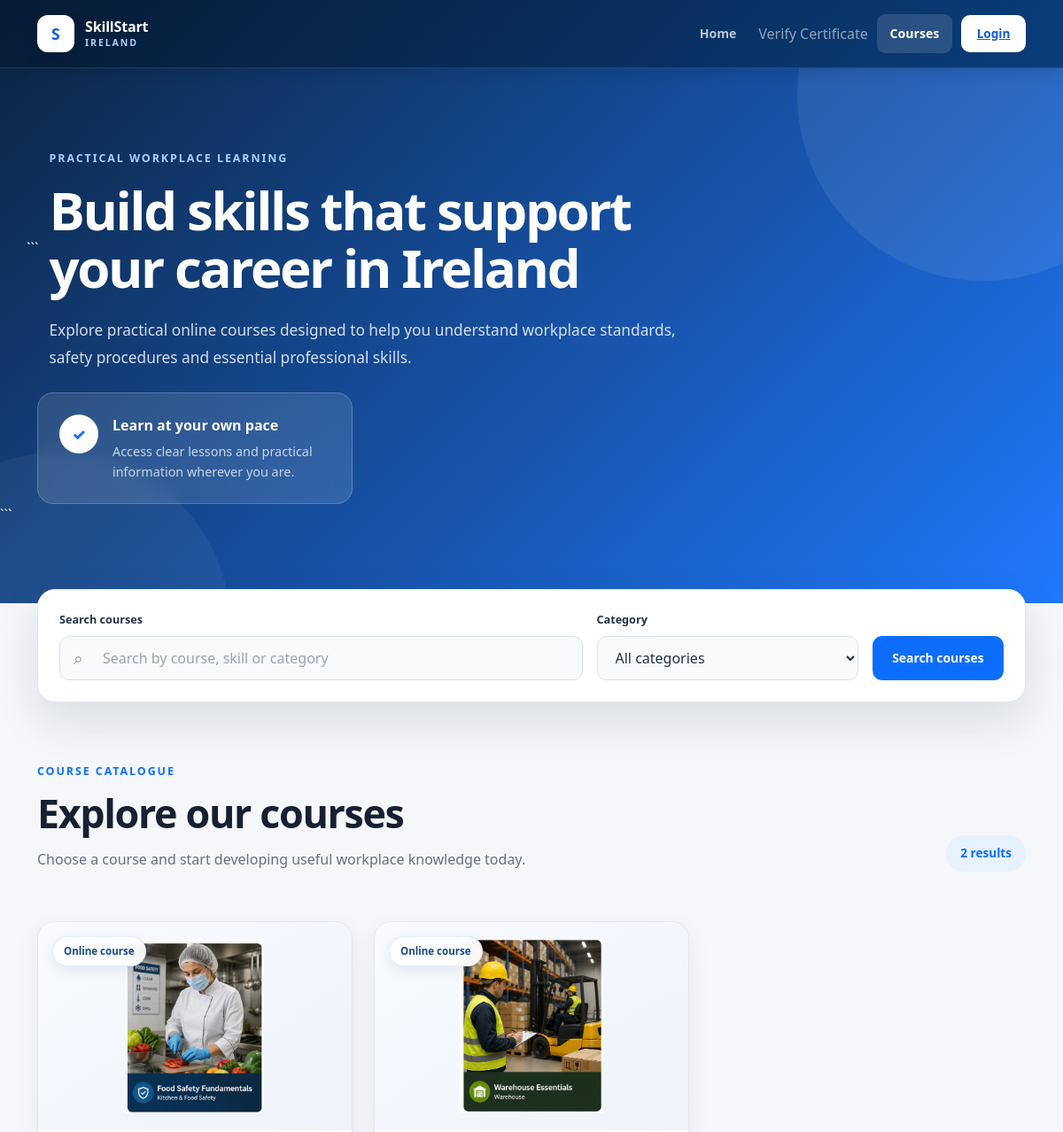
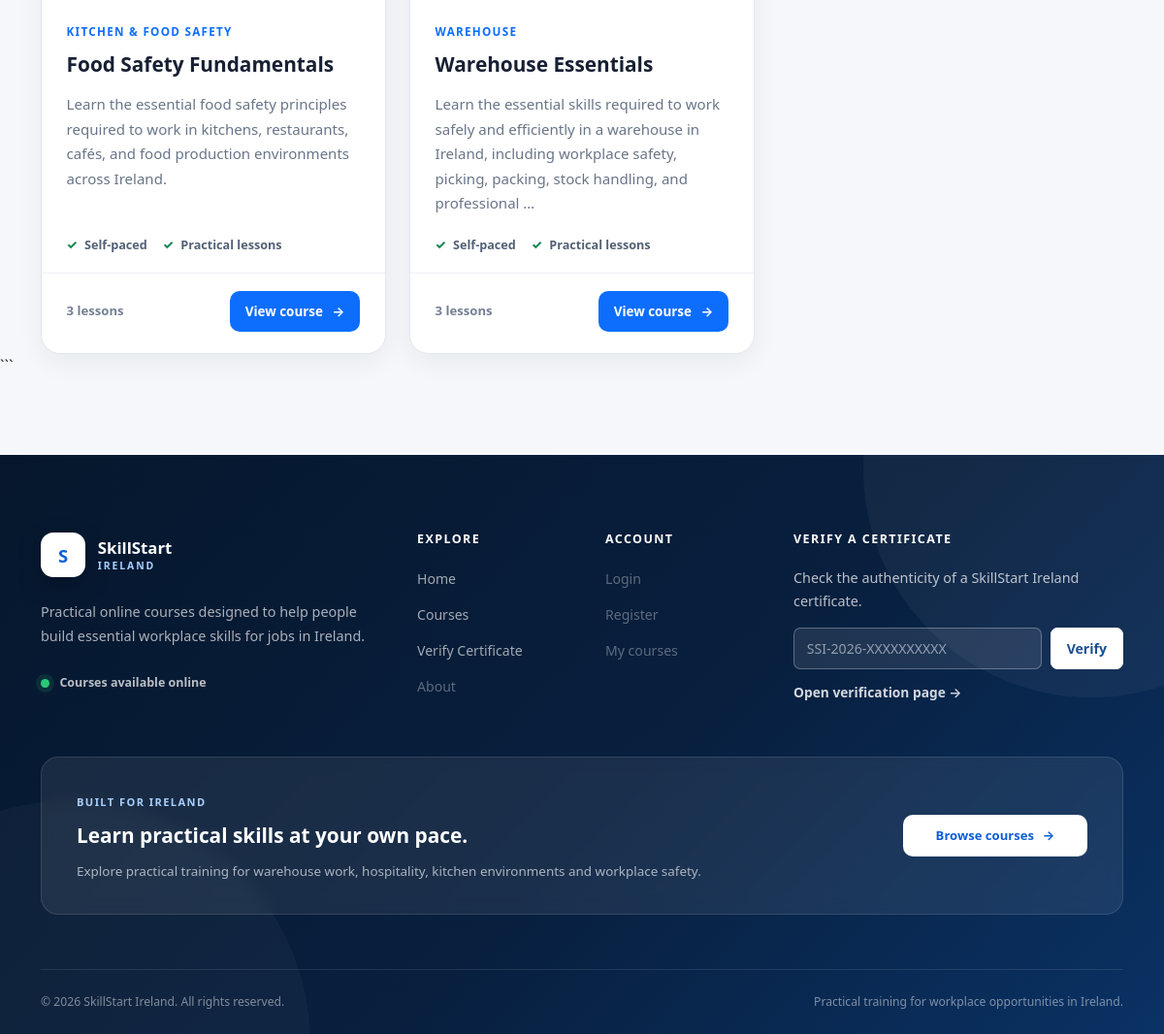
Page /courses/ on the committed database (2 pictures, top to bottom).
### courses/models.py (models this page shows, shortened)
class Course(models.Model):
    category = models.ForeignKey(
        Category,
        on_delete=models.CASCADE,
        related_name="courses",
    )
    title = models.CharField(
        max_length=150,
    )
    description = models.TextField()
    slug = models.SlugField(
        max_length=170,
        unique=True,
    )
    image = models.ImageField(
        upload_to="courses/",
        blank=True,
        null=True,
    )
    is_free = models.BooleanField(
        default=True,
    )
    price = models.DecimalField(
        max_digits=8,
        decimal_places=2,
        default=0,
    )
    currency = models.CharField(
        max_length=3,
        default="EUR",
    )
    is_published = models.BooleanField(
        default=False,
    )
    created_at = models.DateTimeField(
        auto_now_add=True,
    )
    class Meta:
        ordering = ("title",)

class Category(models.Model):
    name = models.CharField(
        max_length=100,
    )
    description = models.TextField(
        blank=True,
    )
    slug = models.SlugField(
        max_length=120,
        unique=True,
    )
    class Meta:
        verbose_name_plural = "Categories"
        ordering = ("name",)

### courses/views.py (the view, shortened to what this page needs)
def course_list(request):
    search_query = request.GET.get(
        "search",
        "",
    ).strip()
    selected_category = request.GET.get(
        "category",
        "",
    ).strip()
    courses = (
        Course.objects
        .filter(is_published=True)
        .select_related("category")
        .annotate(
            published_lesson_count=Count(
                "lessons",
                filter=Q(
                    lessons__is_published=True,
                ),
            ),
        )
        .order_by("title")
    )
    if selected_category:
        courses = courses.filter(
            category__slug=selected_category,
        )
    categories = (
        Category.objects
        .filter(
            courses__is_published=True,
        )
        .distinct()
        .order_by("name")
    )
    context = {
        "courses": courses,
        "categories": categories,
        "search_query": search_query,
        "selected_category": selected_category,
    }
    return render(
        request,
        "courses/course_list.html",
        context,
    )

### courses/templates/courses/course_list.html (shortened to what this page needs)
{% extends "base.html" %}
{% block content %}
<section class="courses-hero">
    <div class="container">
        <div class="row align-items-center g-4">
```
        <div class="col-12 col-lg-8">
            <span class="courses-hero-label">
                Practical workplace learning
            </span>
            <h1 class="courses-hero-title">
                Build skills that support your career in Ireland
            </h1>
            <p class="courses-hero-text">
                Explore practical online courses designed to help you
                understand workplace standards, safety procedures and
                essential professional skills.
            </p>
        </div>
        <div class="col-12 col-lg-4">
            <div class="courses-hero-info">
                <div class="courses-hero-info-icon">
                    ✓
                </div>
                <div>
                    <strong>Learn at your own pace</strong>
                    <p>
                        Access clear lessons and practical information
                        wherever you are.
                    </p>
                </div>
            </div>
        </div>
    </div>
</div>
```
</section>
<section class="courses-page-section">
    <div class="container">
    <div class="course-filter-panel">
        <form
            method="get"
            action="{% url 'courses:course_list' %}"
            class="course-filter-form"
        >
            <div class="course-search-group">
                <label
                    for="course-search"
                    class="course-filter-label"
                >
                    Search courses
                </label>
                <div class="course-search-input-wrapper">
                    <span
                        class="course-search-icon"
                        aria-hidden="true"
                    >
                    </span>
                    <input
                        type="search"
                        id="course-search"
                        name="search"
                        value="{{ search_query|default:'' }}"
                        class="course-search-input"
                        placeholder="Search by course, skill or category"
                    >
                </div>
            </div>
            <div class="course-category-group">
                <label
                    for="course-category"
                    class="course-filter-label"
                >
                    Category
                </label>
                <select
                    id="course-category"
                    name="category"
                    class="course-category-select"
                >
                    <option value="">
                        All categories
                    </option>
                </select>
            </div>
            <div class="course-filter-actions">
                <button
                    type="submit"
                    class="course-filter-button"
                >
                    Search courses
                </button>
            </div>
        </form>
    </div>
    <div class="courses-section-heading">
        <div>
            <span class="courses-section-label">
                Course catalogue
            </span>
            <h2 class="courses-section-title">
                Explore our courses
            </h2>
            <p class="courses-section-description">
                Choose a course and start developing useful workplace
                knowledge today.
            </p>
        </div>
        <div class="courses-total">
            {{ courses|length }}
            result{{ courses|length|pluralize }}
        </div>
    </div>
    <div class="row g-4 mt-2">
        {% for course in courses %}
            <div class="col-12 col-md-6 col-xl-4">
                <article class="professional-course-card">
                    <a
                        href="{% url 'courses:course_detail' course.slug %}"
                        class="course-card-image-link"
                        aria-label="View {{ course.title }}"
                    >
                        <div class="professional-course-image-wrapper">
                            {% if course.image %}
                                <img
                                    src="{{ course.image.url }}"
                                    alt="{{ course.title }}"
                                    class="professional-course-image"
                                >
                            {% else %}
                                <div class="professional-course-placeholder">
                                    <span>SkillStart Ireland</span>
                                </div>
                            {% endif %}
                            <span class="course-format-badge">
                                Online course
                            </span>
                        </div>
                    </a>
                    <div class="professional-course-body">
                        <div class="professional-course-category">
                            {{ course.category.name }}
                        </div>
                        <h3 class="professional-course-title">
                            <a href="{% url 'courses:course_detail' course.slug %}">
                                {{ course.title }}
                            </a>
                        </h3>
                        <p class="professional-course-description">
                            {{ course.description|truncatewords:24 }}
                        </p>
                        <div class="professional-course-features">
                            <span>
                                <span
                                    class="course-feature-icon"
                                    aria-hidden="true"
                                >
                                    ✓
                                </span>
                                Self-paced
                            </span>
                            <span>
                                <span
                                    class="course-feature-icon"
                                    aria-hidden="true"
                                >
                                    ✓
                                </span>
                                Practical lessons
                            </span>
                        </div>
                    </div>
                    <div class="professional-course-footer">
                        <div class="course-lesson-information">
                            {{ course.published_lesson_count|default:0 }}
                            lesson{{ course.published_lesson_count|default:0|pluralize }}
                        </div>
                        <a
                            href="{% url 'courses:course_detail' course.slug %}"
                            class="professional-course-button"
                        >
                            View course
                            <span aria-hidden="true">→</span>
                        </a>
                    </div>
                </article>
            </div>
        {% endfor %}
    </div>
</div>
```
</section>
{% endblock %}

### rows in the picture
Course: image (picture), category.name "KITCHEN & FOOD SAFETY", title "Food Safety Fundamentals", description "Learn the essential food safety principles required to work in kitchens, restaurants, cafés, and food production environments across Ireland.", published_lesson_count "3"
Course: image (picture), category.name "WAREHOUSE", title "Warehouse Essentials", description "Learn the essential skills required to work safely and efficiently in a warehouse in Ireland, including workplace safety, picking, packing, stock handling, and professional …", published_lesson_count "3"

### other values in the picture
{{ courses|length }} "2"
